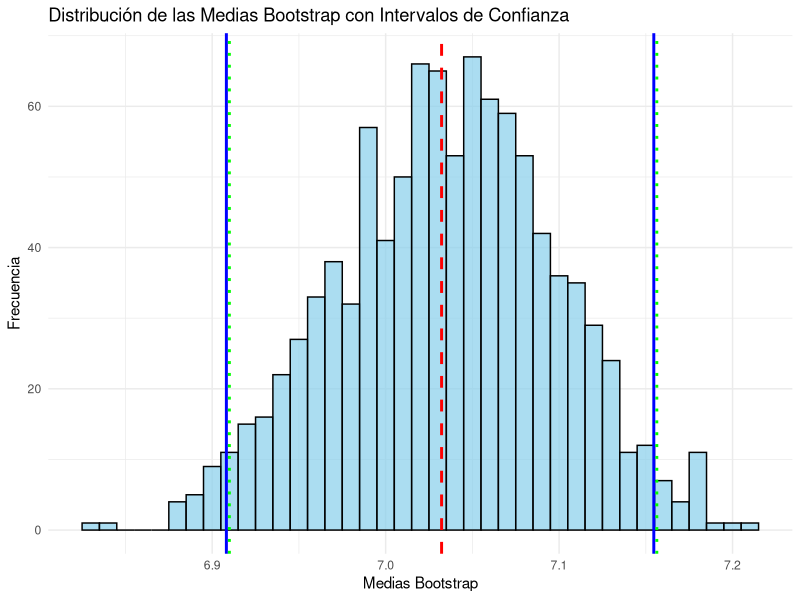

Source code (R):
## ---- chunk 1
knitr::opts_chunk$set(echo = TRUE)
Sys.setlocale("LC_ALL", "es_ES.UTF-8")
## ---- chunk 2
library(ggplot2)
## ---- chunk 3
n <-1000
set.seed(123)

muestra_original <- rnorm(n, mean = 7, sd = 2)

k <- 1000

bootstrap_media <- function(data, n) {
  muestra_bootstrap <- sample(data, size = n, replace = TRUE)
  return(mean(muestra_bootstrap))
}

medias_bootstrap <- replicate(k, bootstrap_media(muestra_original, n))

p2.5 <- quantile(medias_bootstrap, 0.025)
p97.5 <- quantile(medias_bootstrap, 0.975)

media_original <- mean(muestra_original)

IC_metodo_1 <- c(p2.5, p97.5)
IC_metodo_2 <- c(2*media_original - p97.5, 2*media_original - p2.5)

IC_metodo_1_text <- sprintf("(%.6f, %.6f)", IC_metodo_1[1], IC_metodo_1[2])
IC_metodo_2_text <- sprintf("(%.6f, %.6f)", IC_metodo_2[1], IC_metodo_2[2])

resultdos_df <- data.frame(
  Método = c("Método 1", "Método 2"),
  "Intervalo de Confianza" = c(IC_metodo_1_text, IC_metodo_2_text),
  stringsAsFactors = FALSE
)

knitr::kable(resultdos_df, align = "c", col.names = c("Método", "Intervalo de Confianza"))
## ---- chunk 4
df <- data.frame(medias_bootstrap = medias_bootstrap)

ggplot(df, aes(medias_bootstrap)) +
  geom_histogram(binwidth = 0.01, color = "black", fill = "skyblue", alpha = 0.7) +
  geom_vline(aes(xintercept = media_original), color = "red", linetype = "dashed", linewidth = 1) +
  geom_vline(aes(xintercept = IC_metodo_1[1]), color = "blue", linetype = "solid", linewidth = 1) +
  geom_vline(aes(xintercept = IC_metodo_1[2]), color = "blue", linetype = "solid", linewidth = 1) +
  geom_vline(aes(xintercept = IC_metodo_2[1]), color = "green", linetype = "dotted", linewidth = 1) +
  geom_vline(aes(xintercept = IC_metodo_2[2]), color = "green", linetype = "dotted", linewidth = 1) +
  labs(title = "Distribución de las Medias Bootstrap con Intervalos de Confianza",
       x = "Medias Bootstrap",
       y = "Frecuencia") +
  theme_minimal()

